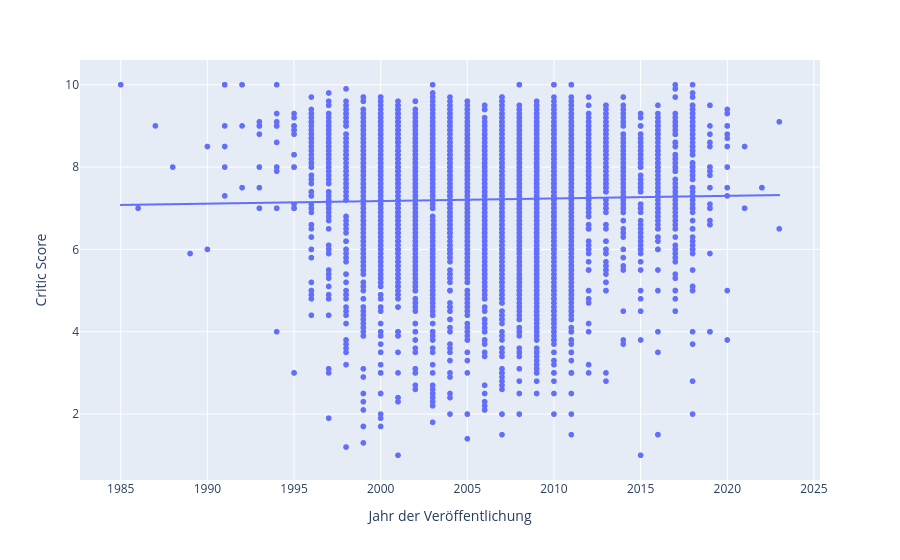

Notebook cell for this chart:
### Code cell
print_linear_regression_for_release_year_and_critic_score(games)

### Figure 1 — Plotly figure (JSON) as saved in the notebook; plotly's stock layout.template omitted (floating-point values rounded to 4 significant figures; data arrays with more than 128 entries replaced by an {"elided": "..."} marker saying what was removed)
{"data": [{"hovertemplate": "Jahr der Veröffentlichung=%{x}<br>Critic Score=%{y}<extra></extra>", "legendgroup": "", "marker": {"color": "#636efa", "symbol": "circle"}, "mode": "markers", "name": "", "showlegend": false, "type": "scattergl", "x": {"elided": "6678 float values"}, "xaxis": "x", "y": {"elided": "6678 float values"}, "yaxis": "y"}, {"hovertemplate": "<b>OLS trendline</b><br>Critic Score = 0.00632627 * Jahr der Veröffentlichung + -5.47789<br>R<sup>2</sup>=0.000473<br><br>Jahr der Veröffentlichung=%{x}<br>Critic Score=%{y} <b>(trend)</b><extra></extra>", "legendgroup": "", "marker": {"color": "#636efa", "symbol": "circle"}, "mode": "lines", "name": "", "showlegend": false, "type": "scattergl", "x": {"elided": "6634 float values"}, "xaxis": "x", "y": {"elided": "6634 float values"}, "yaxis": "y"}], "layout": {"legend": {"tracegroupgap": 0}, "margin": {"t": 60}, "xaxis": {"anchor": "y", "domain": [0, 1], "title": {"text": "Jahr der Veröffentlichung"}}, "yaxis": {"anchor": "x", "domain": [0, 1], "title": {"text": "Critic Score"}}}}
